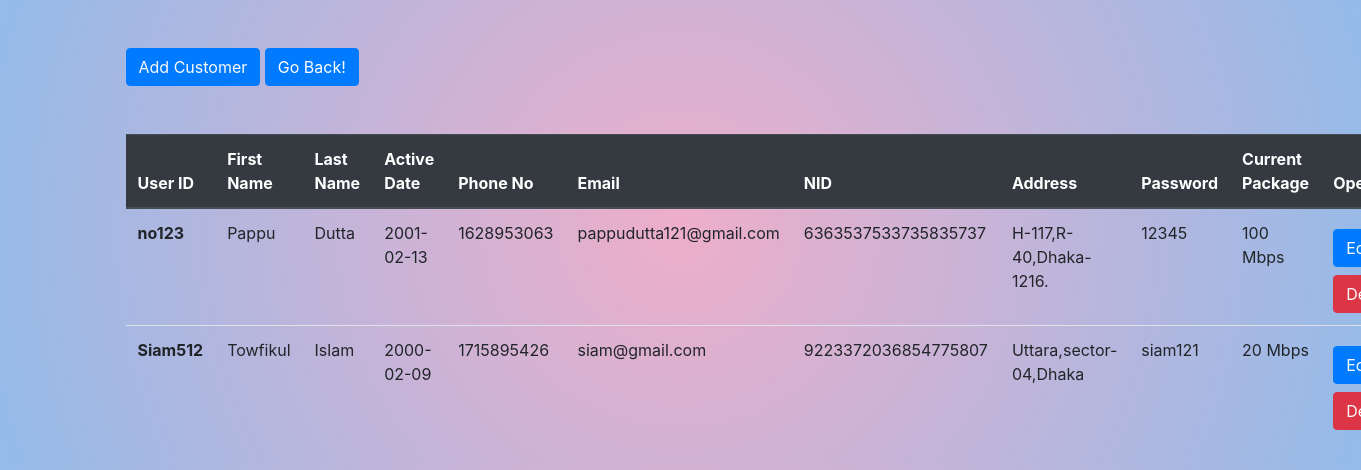
Page /displaycust.php on the committed database.
### tables this page shows
CREATE TABLE `customer_info` (
  `User_id` varchar(30) NOT NULL,
  `First_Name` varchar(30) DEFAULT NULL,
  `Last_Name` varchar(30) DEFAULT NULL,
  `Active_Date` date DEFAULT NULL,
  `Phone_no` int(11) NOT NULL,
  `Email` varchar(100) DEFAULT NULL,
  `NID` bigint(18) NOT NULL,
  `Address` varchar(200) NOT NULL,
  `Password` varchar(30) NOT NULL,
  `choose` varchar(30) NOT NULL
);

### displaycust.php (the view, shortened to what this page needs)
<?php
include 'connectcustcre.php';
?>
<!DOCTYPE html>
<html lang="en">
<head>
    <link rel="stylesheet" href="https://cdn.jsdelivr.net/npm/bootstrap@4.4.1/dist/css/bootstrap.min.css">
</head>
<body style="background: radial-gradient(circle, rgba(238,174,202,1) 0%, rgba(148,187,233,1) 100%);">
<div class="container">
        <button class="btn btn-primary my-5"><a href="CustCre.php" class="text-light">Add Customer</a></button>
        <button class="btn btn-primary my-5" input type="button"class="text-light" onclick="history.back()">Go Back!</button>
        <table class="table">
            <thead class="thead-dark">
                <tr>
                    <th scope="col">User ID</th>
                    <th scope="col">First Name</th>
                    <th scope="col">Last Name</th>
                    <th scope="col">Active Date</th>
                    <th scope="col">Phone No</th>
                    <th scope="col">Email</th>
                    <th scope="col">NID</th>
                    <th scope="col">Address</th>
                    <th scope="col">Password</th>
                    <th scope="col">Current Package</th>
                    <th scope="col">Operations</th>
                </tr>
            </thead>
            <tbody>
                <?php
                $sql = "SELECT * FROM `customer_info`";
                $result = mysqli_query($con, $sql);
                if ($result) {
                    while ($row = mysqli_fetch_assoc($result)) {
                        $id = $row['User_id'];
                        $FName = $row['First_Name'];
                        $LName = $row['Last_Name'];
                        $ADate = $row['Active_Date'];
                        $phone = $row['Phone_no'];
                        $email = $row['Email'];
                        $nid = $row['NID'];
                        $add = $row['Address'];
                        $pass = $row['Password'];
                        $curpack = $row['choose'];
                        echo '<tr>
                        <th scope="row">' . $id . '</th>
                        <td>' . $FName . '</td>
                        <td>' . $LName . '</td>
                        <td>' . $ADate . '</td>
                        <td>' . $phone . '</td>
                        <td>' . $email . '</td>
                        <td>' . $nid . '</td>
                        <td>' . $add . '</td>
                        <td>' . $pass . '</td>
                        <td>' . $curpack . '</td>
                        <td>
                    <button class= "btn btn-primary my-2"><a href="Upcust.php ? upid='.$id.'" class="text-light">Edit</a></button>
                    <button class="btn btn-danger"><a href="delcust.php ? delid='.$id.'" class="text-light">Delete</a></button>
            </td>
                    </tr>';
                    }
                }
                ?>
            </tbody>
        </table>
    </div>
</body>
</html>

### rows in the picture
customer_info: User_id "no123", First_Name "Pappu", Last_Name "Dutta", Active_Date "2001-02-13", Phone_no "1628953063", Email "pappudutta121@gmail.com", NID "6363537533735835737", Address "H-117,R-40,Dhaka-1216.", Password "12345", choose "100 Mbps"
customer_info: User_id "Siam512", First_Name "Towfikul", Last_Name "Islam", Active_Date "2000-02-09", Phone_no "1715895426", Email "siam@gmail.com", NID "9223372036854775807", Address "Uttara,sector-04,Dhaka", Password "siam121", choose "20 Mbps"
